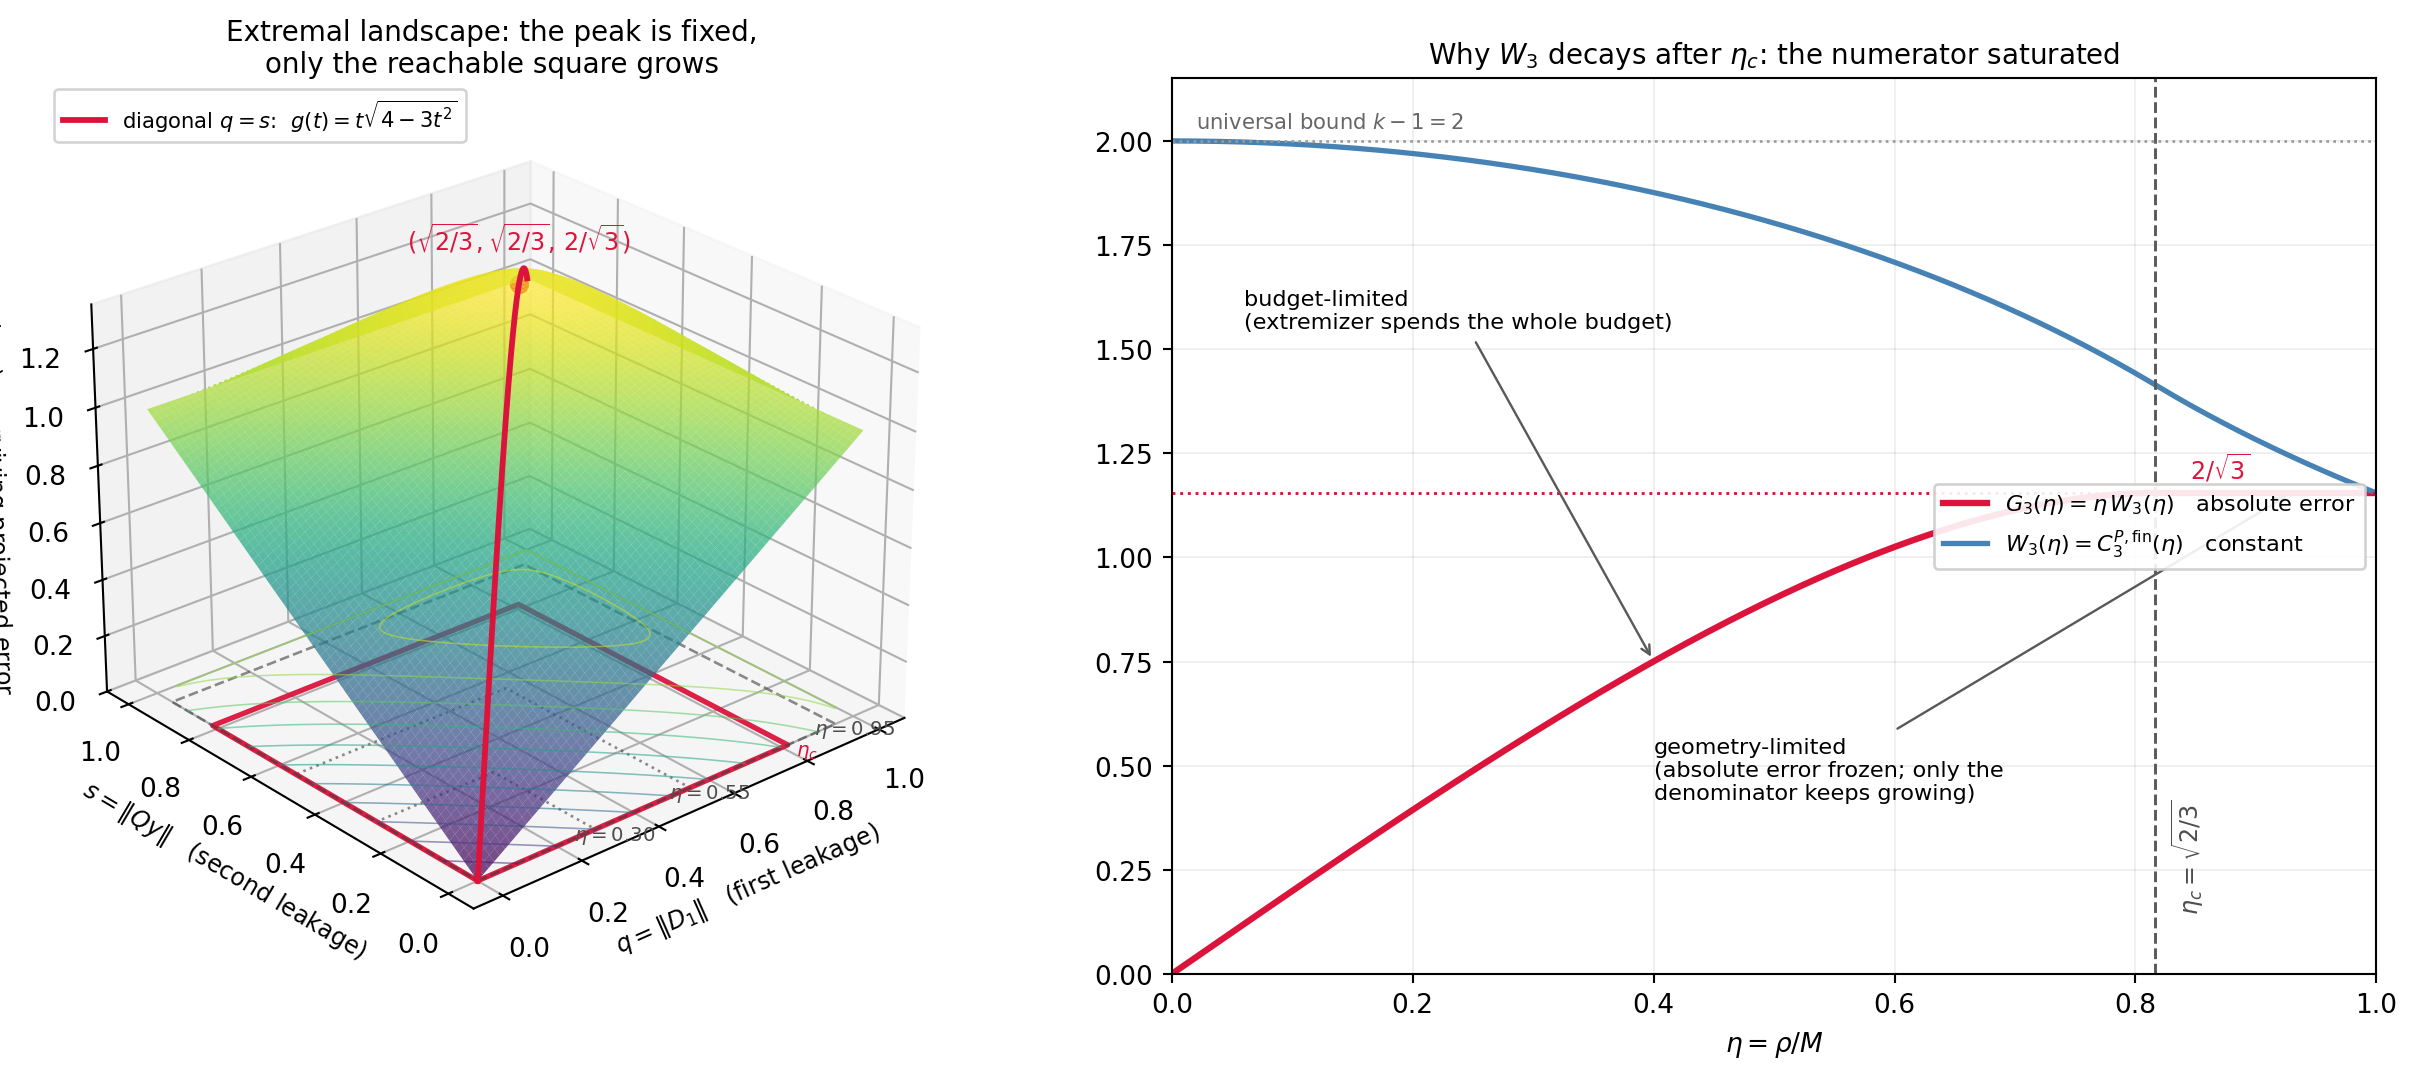

This chart was generated by the following Python code:
"""Figure: the k=3 extremal landscape and its two regimes.

The sharp constant W_3 is usually read off a piecewise formula, which hides why
the transition sits at eta_c = sqrt(2/3). Geometrically the picture is simple:
there is a fixed surface

    E(q,s)^2 = q^2 + (1-q^2) s^2 + 2 q sqrt(1-q^2) s sqrt(1-s^2),

whose global maximum lives at (sqrt(2/3), sqrt(2/3)) with height 2/sqrt(3), and
the closure budget only controls how much of that surface is reachable: the
admissible region is the square [0, eta]^2. Below eta_c the corner of the square
is the best reachable point (budget-limited); at eta_c the corner reaches the
peak; beyond it the square keeps growing over terrain that is already lower
(geometry-limited), so the absolute worst-case error freezes.

E on the diagonal q = s = t is exactly g(t) = t sqrt(4 - 3 t^2), the function
whose stationary point gives t^2 = 2/3 -- so the diagonal section of this
surface is the curve behind the theorem.
"""

from __future__ import annotations

from pathlib import Path

import matplotlib
matplotlib.use("Agg")
import matplotlib.pyplot as plt
import numpy as np
from matplotlib.lines import Line2D

ETA_C = np.sqrt(2.0 / 3.0)
E_MAX = 2.0 / np.sqrt(3.0)


def surface(q, s):
    """Max projected error reachable from first leakage q and second leakage s."""
    return np.sqrt(q**2 + (1 - q**2) * s**2
                   + 2 * q * np.sqrt(1 - q**2) * s * np.sqrt(1 - s**2))


def G3(eta):
    """Absolute extremal error: eta * W_3(eta)."""
    eta = np.asarray(eta, dtype=float)
    return np.where(eta <= ETA_C, eta * np.sqrt(4 - 3 * eta**2), E_MAX)


def W3(eta):
    eta = np.asarray(eta, dtype=float)
    return np.where(eta <= ETA_C, np.sqrt(4 - 3 * eta**2), E_MAX / eta)


def build(out_dir: Path) -> list[Path]:
    out_dir.mkdir(parents=True, exist_ok=True)
    fig = plt.figure(figsize=(13.5, 5.8))

    # ---------------- left: the extremal mountain ----------------
    ax = fig.add_subplot(1, 2, 1, projection="3d")
    n = 220
    g = np.linspace(0, 1, n)
    Q, S = np.meshgrid(g, g)
    Z = surface(Q, S)
    ax.plot_surface(Q, S, Z, cmap="viridis", alpha=0.72, linewidth=0,
                    antialiased=True, rstride=3, cstride=3)
    ax.contour(Q, S, Z, levels=12, zdir="z", offset=0, cmap="viridis",
               linewidths=0.6, alpha=0.55)

    t = np.linspace(0, 1, 400)
    ax.plot(t, t, surface(t, t), color="crimson", lw=2.2, zorder=6,
            label=r"diagonal $q=s$:  $g(t)=t\sqrt{4-3t^2}$")
    ax.scatter([ETA_C], [ETA_C], [E_MAX], color="crimson", s=70,
               edgecolor="white", linewidth=1.1, zorder=10, depthshade=False)
    ax.text(ETA_C, ETA_C, E_MAX + 0.12,
            r"$(\sqrt{2/3},\sqrt{2/3},\,2/\sqrt{3})$", color="crimson",
            fontsize=9, ha="center")

    # Budget squares on the floor: the admissible region [0, eta]^2.
    for eta, style in [(0.30, ":"), (0.55, ":"), (ETA_C, "-"), (0.95, "--")]:
        xs = [0, eta, eta, 0, 0]
        ys = [0, 0, eta, eta, 0]
        crit = abs(eta - ETA_C) < 1e-9
        ax.plot(xs, ys, zs=0, zdir="z", color="crimson" if crit else "0.25",
                lw=2.0 if crit else 1.0, ls=style, alpha=0.95 if crit else 0.6)
        ax.text(eta, -0.055, 0, rf"$\eta={eta:.2f}$" if not crit else r"$\eta_c$",
                fontsize=7.5, color="crimson" if crit else "0.3", ha="center")

    ax.set_xlabel(r"$q=\|D_1\|$   (first leakage)", fontsize=9, labelpad=2)
    ax.set_ylabel(r"$s=\|Qy\|$   (second leakage)", fontsize=9, labelpad=2)
    ax.set_zlabel(r"$E(q,s)$   surviving projected error", fontsize=9, labelpad=2)
    ax.set_zlim(0, 1.35)
    ax.view_init(elev=26, azim=-131)
    ax.set_title("Extremal landscape: the peak is fixed,\nonly the reachable square grows",
                 fontsize=10.5, pad=2)
    ax.legend(loc="upper left", fontsize=8, framealpha=0.85)

    # ---------------- right: the two regimes ----------------
    ax2 = fig.add_subplot(1, 2, 2)
    e = np.linspace(1e-3, 1.0, 900)
    ax2.plot(e, G3(e), color="crimson", lw=2.4,
             label=r"$G_3(\eta)=\eta\,W_3(\eta)$   absolute error")
    ax2.plot(e, W3(e), color="steelblue", lw=2.0,
             label=r"$W_3(\eta)=C_3^{P,\mathrm{fin}}(\eta)$   constant")
    ax2.axhline(E_MAX, color="crimson", ls=":", lw=1.1)
    ax2.axvline(ETA_C, color="0.35", ls="--", lw=1.1)
    ax2.axhline(2.0, color="0.6", ls=":", lw=1.0)

    ax2.text(0.02, 2.03, r"universal bound $k-1=2$", fontsize=8, color="0.4")
    ax2.text(0.845, E_MAX + 0.035, r"$2/\sqrt{3}$", fontsize=9, color="crimson")
    ax2.text(ETA_C + 0.012, 0.16, r"$\eta_c=\sqrt{2/3}$", fontsize=9, rotation=90,
             color="0.3")
    ax2.annotate("budget-limited\n(extremizer spends the whole budget)",
                 xy=(0.40, G3(0.40)), xytext=(0.06, 1.55), fontsize=8.5,
                 arrowprops=dict(arrowstyle="->", lw=0.9, color="0.35"))
    ax2.annotate("geometry-limited\n(absolute error frozen; only the\ndenominator keeps growing)",
                 xy=(0.93, E_MAX), xytext=(0.40, 0.42), fontsize=8.5,
                 arrowprops=dict(arrowstyle="->", lw=0.9, color="0.35"))

    ax2.set_xlabel(r"$\eta=\rho/M$", fontsize=10)
    ax2.set_xlim(0, 1.0)
    ax2.set_ylim(0, 2.15)
    ax2.grid(alpha=0.25, lw=0.6)
    ax2.legend(loc="center right", fontsize=8.5, framealpha=0.9)
    ax2.set_title(r"Why $W_3$ decays after $\eta_c$: the numerator saturated",
                  fontsize=10.5)

    fig.tight_layout()
    paths = []
    for ext in ("png", "pdf"):
        p = out_dir / f"extremal_mountain.{ext}"
        fig.savefig(p, dpi=190 if ext == "png" else None, bbox_inches="tight")
        paths.append(p)
    plt.close(fig)
    return paths


def self_check() -> None:
    """The picture must agree with the theorem, not merely look like it."""
    g = np.linspace(0, 1, 3001)
    Q, S = np.meshgrid(g, g)
    Z = surface(Q, S)
    i = np.unravel_index(np.nanargmax(Z), Z.shape)
    assert abs(Z[i] - E_MAX) < 1e-6, (Z[i], E_MAX)
    assert abs(Q[i] - ETA_C) < 2e-3 and abs(S[i] - ETA_C) < 2e-3
    t = np.linspace(0, 1, 20001)
    assert np.allclose(surface(t, t), t * np.sqrt(4 - 3 * t**2), atol=1e-12)
    for eta in (0.1, 0.3, 0.55, ETA_C, 0.8, 0.95, 1.0):
        mask = (Q <= eta + 1e-12) & (S <= eta + 1e-12)
        assert abs(np.nanmax(Z[mask]) - float(G3(eta))) < 2e-3, eta
    print("self-check passed: surface peak, diagonal section and budget maxima "
          "all agree with W_3")


if __name__ == "__main__":
    self_check()
    for p in build(Path(__file__).resolve().parent):
        print("wrote", p)
